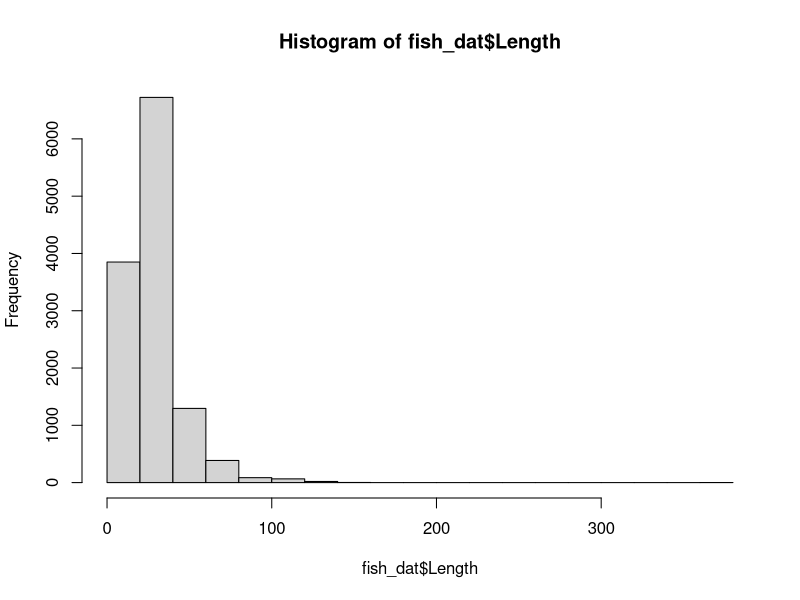
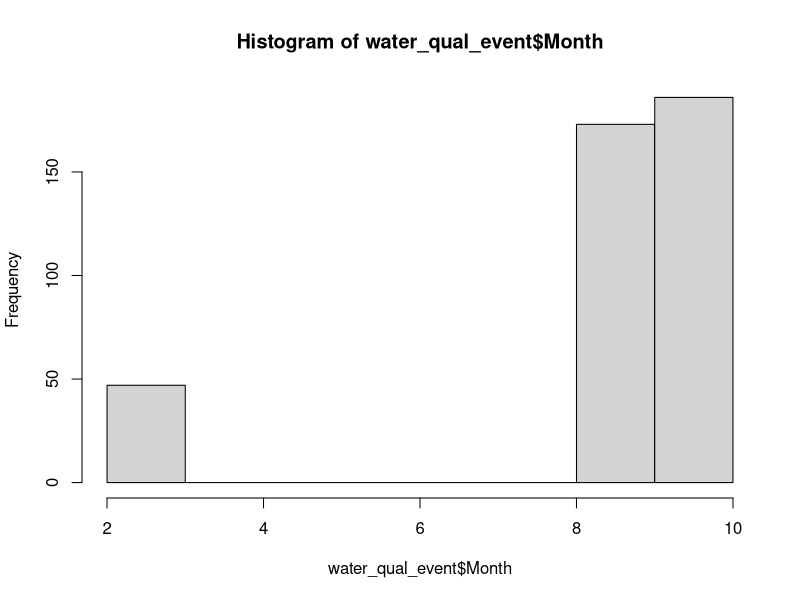
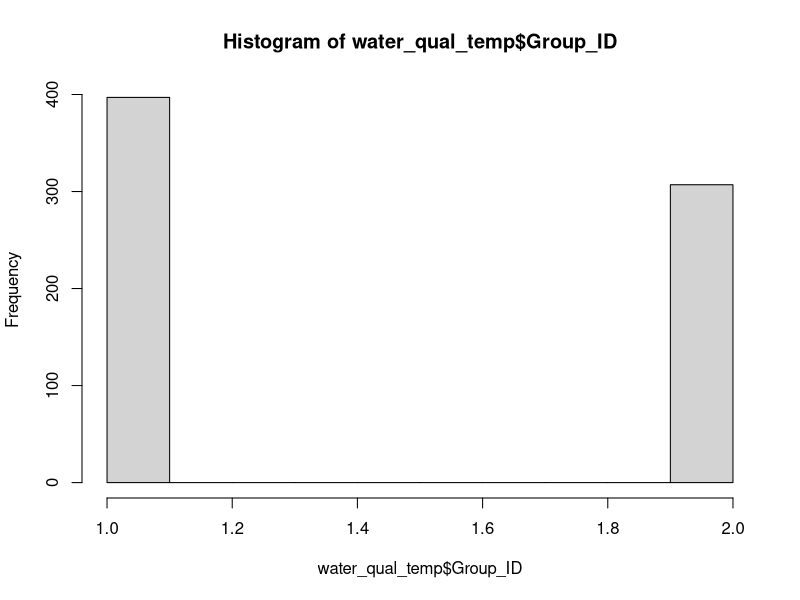
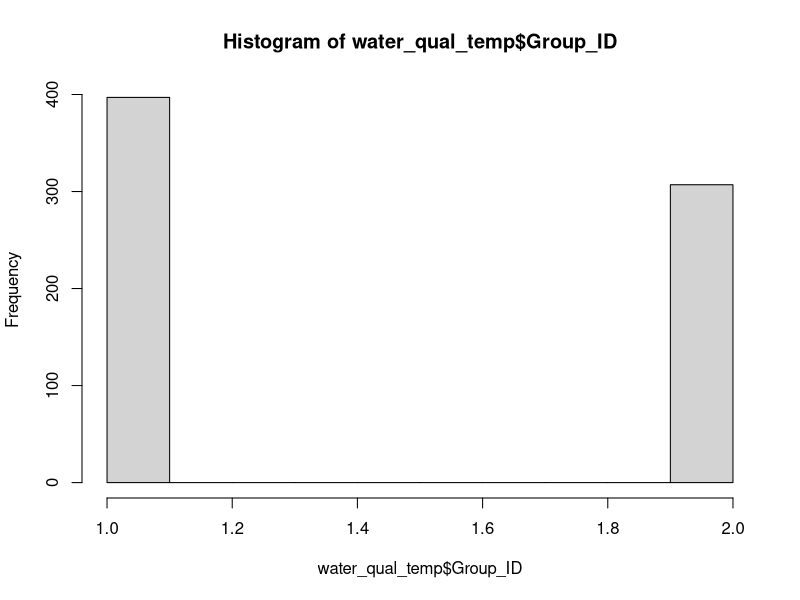

The R source for these figures, in order: (Note: this script raises an error after producing the figures.)
### data cleaning

# load packages
library(tidyverse)
library(data.table)
library(lubridate)

## Import three data tables
water_qual_event <- read_csv("Data/water_qual_event.csv", 
                             col_types = cols(Date = col_date(format = "%m/%d/%Y")))
water_qual_event
fish_dat <- read_csv("Data/fish_dat.csv", 
                     col_types = cols(Year = col_double()))
#View(fish_dat)

#some entries in Station ID need to be converted to all caps
fish_dat$Station_ID = toupper(fish_dat$Station_ID)


# import notes problems on rows 12485 and 13444, but I don't see anything wrong.
#note that mort and Injury are all NA
water_qual <- read_csv("Data/water_qual.csv", 
                       col_types = cols(Date = col_date(format = "%m/%d/%Y"), 
                                        ID = col_character(), Start_time = col_character()))

#View(water_qual)
hist(fish_dat$Length) #outlier length on a stickleback (370mm!)  Check with Darren


## To Merge all the files with the fish data, we need to use Year-Season-Station_ID for all three files
# Water_qual_event
water_qual_event$Year <- year(water_qual_event$Date)
water_qual_event$Month <- month(water_qual_event$Date)
hist(water_qual_event$Month)
water_qual_event$Season <- ifelse(water_qual_event$Month < 6, "Winter", "Fall")  # Darren OK'd
water_qual_event$Unique_ID2 <- paste0(water_qual_event$Year,"_", 
                                      water_qual_event$Season, "_", 
                                      water_qual_event$Station_ID)
duplicated(water_qual_event$Unique_ID2) #yay, no duplicates #406 rows

#View(water_qual_event)

#Water_qual
water_qual$Year <- year(water_qual$Date)
water_qual$Month <- month(water_qual$Date)
water_qual$Season <- ifelse(water_qual$Month < 6, "Winter", "Fall")
water_qual$Unique_ID2 <- paste0(water_qual$Year,"_", 
                                water_qual$Season, "_", 
                                water_qual$Station_ID)
duplicated(water_qual$Unique_ID2) #duplicates expected will fix with pivot wider


#fish_dat - sesaon and year done
fish_dat$Unique_ID2 <- paste0(fish_dat$Year,"_", 
                              fish_dat$Season, "_", 
                              fish_dat$Station_ID)
duplicated(fish_dat$Unique_ID2) #mostly duplicate will fix with summarize

#lets make water_qual wide so each even has unique row.  
#currently surface and bottom samples from same even in consecutive rows

## add a unique "Group_ID" to each duplicated row to enable pivot wide
## rowid is from data.table package
water_qual_temp <- water_qual %>% 
  mutate(Group_ID = data.table::rowid(Unique_ID2)) #changed to Unique_ID2

#View(water_qual_temp)
hist(water_qual_temp$Group_ID)

# looks like some data are more than just the 2 values...perhaps these can be deleted?  look at raw data to see why 3-6 samples at some events.
# only 14 instances of > 2 environmental samples...I think we can delete these replicates and just keep the core 2 samples for each parameter.

water_qual_temp <- water_qual_temp %>%
  filter(Group_ID < 3)

hist(water_qual_temp$Group_ID)

# pivot wide
water_qual_wide <- water_qual_temp %>%
  pivot_wider(id_cols = c("Unique_ID2", "Date"), # added Date to keep in file
              names_from = "Group_ID",
              values_from = c("Water_temp", "Spec_cond", "Der_spec_cond", "DO", "Perc_sat", "pH")) #airtemp only 1 measurement
#View(water_qual_wide) #has 397 rows, water_qual_event has 406 rows.  so some events missing WQ data?

# change some character to numeric
water_qual_wide$Water_temp_1 <- as.numeric(water_qual_wide$Water_temp_1)
water_qual_wide$Water_temp_2 <- as.numeric(water_qual_wide$Water_temp_2)
water_qual_wide$Spec_cond_1  <- as.numeric(water_qual_wide$Spec_cond_1)
water_qual_wide$Spec_cond_2  <- as.numeric(water_qual_wide$Spec_cond_2)
water_qual_wide$DO_1  <- as.numeric(water_qual_wide$DO_1)
water_qual_wide$DO_2  <- as.numeric(water_qual_wide$DO_2)
water_qual_wide$Perc_sat_1  <- as.numeric(water_qual_wide$Perc_sat_1)
water_qual_wide$Perc_sat_2  <- as.numeric(water_qual_wide$Perc_sat_2)

#join WQ_event and WQ
WQ_event_WQ <- left_join(water_qual_event, water_qual_wide, by = "Unique_ID2")
#View(WQ_event_WQ) 

# fix some Species naming errors
unique(fish_dat$Species) 
fish_dat$Species <- 
  ifelse(fish_dat$Species == "PSC", "SC",
         ifelse(fish_dat$Species == "SSC", "SC", 
                ifelse(fish_dat$Species == "SCU", "SC", fish_dat$Species)))
unique(fish_dat$Species) #looks good

# get sum fish per day
fish_dat_sum <- 
  fish_dat %>%                                       
  group_by(Unique_ID2, Species) %>%                         
  summarise_at(vars(Numbers),             
               list(spec_sum = sum))
(fish_dat_sum)

#create length columns for each species
# 2023-06-21 Seems to work
## but BB and TTB check on need for weighted means and how to get min and max.
fish_dat_length <- 
  fish_dat %>% 
   filter(!is.na(Length)) %>%     # remove the NA lengths
  pivot_wider(id_cols = "Unique_ID2",
              names_from = "Species",
              values_from = "Length",
              names_prefix = "Length_",
              values_fn = mean)   # added to get mean for the multiple groups of same 
(fish_dat_length2)
hist(fish_dat_length$Length_TW)
hist(fish_dat_length$Length_SB)
hist(fish_dat_length$Length_SC)


## 2023-06-21 LETS TALK THROUGH BELOW SO BB UNDERSTANDS BETTER. 

#expand to individual rows instead of csv
fish_dat_length2 <- fish_dat_length %>% 
  mutate(Length_TW = strsplit(as.character(Length_TW), ",")) %>% 
  unnest(Length_TW)#caused single SB value to fill in for expanded TW rows...need to fix!!!

fish_dat_length3 <- fish_dat_length2 %>% 
  mutate(Length_SB = strsplit(as.character(Length_SB), ",", fixed = TRUE)) %>% 
  unnest(Length_SB)

fish_dat_length4 <- fish_dat_length3 %>% 
  mutate(Length_SC = strsplit(as.character(Length_SC), ",", fixed = TRUE)) %>% 
  unnest(Length_SC)#line 127 error happened to all values that were missing... filled in missing values with the previous value

#View(fish_dat_length4)

#need to remove extra characters "c", "()"
fish_dat_length4$Length_TW<-gsub("c","",as.character(fish_dat_length4$Length_TW))
fish_dat_length4$Length_TW<-gsub("[()]","",as.character(fish_dat_length4$Length_TW))
fish_dat_length4$Length_SB<-gsub("c","",as.character(fish_dat_length4$Length_SB))
fish_dat_length4$Length_SB<-gsub("[()]","",as.character(fish_dat_length4$Length_SB))
fish_dat_length4$Length_SC<-gsub("c","",as.character(fish_dat_length4$Length_SC))
fish_dat_length4$Length_SC<-gsub("[()]","",as.character(fish_dat_length4$Length_SC))

#left with white space - need to remove
fish_dat_length4$Length_TW <- trimws(fish_dat_length4$Length_TW)
fish_dat_length4$Length_SB <- trimws(fish_dat_length4$Length_SB)
fish_dat_length4$Length_SC <- trimws(fish_dat_length4$Length_SC)


## 2023-06-21  ALL GOOD FROM HERE DOWN EXCEP NEED BREACH DATA.
###---------

# sum fish into columns by species
fish_dat_sum <- 
  fish_dat_sum %>% 
  pivot_wider(id_cols = "Unique_ID2",
              names_from = "Species",
              values_from = "spec_sum",
              names_prefix = "Sum_")

fish_dat_sum <- fish_dat_sum %>% select(-Sum_NONE) #remove "none" column
fish_dat_sum[is.na(fish_dat_sum)] <- 0
#View(fish_dat_sum)

#calculate min, max, mean for species length per unique ID  (consider adding 95% CI) !!
## FIX so that column is pulling TWG length only and not all species lengths
#this section has not run yet - need to fix error on line 127
TW_stats <- fish_dat_length %>%
  group_by(Unique_ID2) %>%                         
  summarise_at(vars(Length_TW),             
               list(TW_min_length = min,
                    TW_max_length = max,
                    TW_mean_length = mean))

SB_stats <- fish_dat_length4 %>%
  group_by(Unique_ID2) %>%                         
  summarise_at(vars(Length_SB),             
               list(SB_min_length = min,
                    SB_max_length = max,
                    SB_mean_length = mean))

SC_stats <- fish_dat_length4 %>%
  group_by(Unique_ID2) %>%                         
  summarise_at(vars(Length_SC),             
               list(SC_min_length = min,
                    SC_max_length = max,
                    SC_mean_length = mean))

#join all min/max/mean columns into one table, then join to goby_master
#need to do

#calculate sum of mortality per unique ID


# Note that mortality and injury data are all NA when imported.  TTB please check original data. 
fish_mort <- fish_dat %>%                                       
  group_by(Unique_ID2, Species) %>%                         
  summarise_at(vars(Mort),             
               list(mort_sum = sum))

fish_mortality <- 
  fish_mort %>% 
  pivot_wider(id_cols = "Unique_ID2",
              names_from = "Species",
              values_from = "mort_sum",
              names_prefix = "Mort_")
fish_mortality <- fish_mortality %>% select(-Mort_NONE)


#calculate sum of injury per unique ID
fish_injury <- fish_dat %>%                                       
  group_by(Unique_ID2, Species) %>%                         
  summarise_at(vars(Injury),             
               list(inj_sum = sum))
summary(fish_dat)
#fish_injury <- fish_injury %>% select(-NONE)

#calculate sum of microsporidian per unique ID
###change N/Y to 0/1 first
fish_dat_temp <- fish_dat %>%
  mutate(Microsporidian = ifelse(Microsporidian == "N",0,1))

fish_dat <- fish_dat_temp %>% mutate(Microsporidian = ifelse(is.na(Microsporidian), 0, Microsporidian))

microsporidium <- fish_dat %>% group_by(Unique_ID2) %>%                         
  summarise_at(vars(Microsporidian),             
               list(micro_sum = sum))
microsporidium

### let's join all our five datasets
#water_qual_event 
#water_qual_wide,
#fish_dat_sum
#fish_stats
#microsporidium
#fish_mortality <- all NAs, so check original data
#fish_injury    <- all NAs, so check original data

#change unique ID so all letters are capitalized to match with wq wide
goby_master <- list(water_qual_event, water_qual_wide, fish_dat_sum, microsporidium) %>%   #will add fish_mort ## removed fish_stats, 
  reduce(left_join, by = "Unique_ID2")
str(goby_master)
goby_master

#Volume is just mean depth by area and volumer has one na.  so replace all and make numeric
goby_master$volume <- goby_master$Ave_depth * goby_master$Area
goby_master$Volumer <- as.numeric(goby_master$Volumer)

plot(goby_master$volume, as.numeric(goby_master$Volumer))  
# question for Darren, why does volume and Volumer usually but not always match?


goby_master$Volume_Match <- goby_master$Volumer == goby_master$volume

#date fields match?
goby_master$Match <- goby_master$Date.x == goby_master$Date.y
# 5 dates don't match and are 1-2 days different, must have been data collected on two days due to logistics.

goby_master <- goby_master %>%
  rename("Zone" = "Zone 2")

goby_master$Zone <- as.factor(goby_master$Zone)


#1 case where volume = 0 was in shallow mud.  assign a really small area
hist(goby_master$volume)
goby_master$volume <- ifelse(goby_master$volume == 0, 0.2, goby_master$volume)

#look at zones to combine.  refer to previous report.
plot(goby_master$Zone)

# remove the Winter data?
table(goby_master$Season)

str(goby_master)
goby_master$Water_temp_1 <- as.numeric(goby_master$Water_temp_1)
hist(goby_master$Water_temp_1)



## TO DO
# pool zones?
# include precip data
# breach data?

### NEW 5/26 #####
# drop winter data
# goby_master[goby_master$Season != "Winter"]  

goby_master <-  goby_master %>% filter(Season != "Winter")

#View(goby_master)

# drop zones 
#goby_master[goby_master$Zone != "NE" & goby_master$Zone != "SE" & goby_master$Zone != "SW"]

#KeepZone<- c("E", "W", "NW")

goby_master <-  goby_master %>% filter(Zone != "NE") %>% 
  filter(Zone != "SE") %>% 
  filter(Zone != "SW") 

#View(goby_master)

#goby_master$avg_WT <- mean(goby_master$Water_temp_1, goby_master$Water_temp_1)

# Duplicates the temp_mean below...can delete
# library(dplyr)
# goby_master <- goby_master %>%
#   mutate(val= (pmax(Water_temp_1, Water_temp_2, na.rm=TRUE)+
#                  pmin(Water_temp_1, Water_temp_2, na.rm=TRUE))/2)

# Works fine for mean temp
goby_master <- goby_master %>% mutate(temp_mean = rowMeans(across(starts_with("Water_temp")), na.rm=TRUE))

#plot(goby_master$val, goby_master$temp_mean)

#minimum DO
goby_master$min_DO <- do.call(pmin, c(goby_master[,c("DO_1", "DO_2")], na.rm=TRUE))
#View(goby_master)

#join rainfall data by year

library(readr)
rainfall_data <- read_csv("Data/rainfall_data.csv")
rainfall_data

rainfall_data <- rainfall_data[,-c(4:15)]
goby_master_1 <- left_join(goby_master, rainfall_data, by = "Year")
hist(rainfall_data$Rain_Sum)

#join breach data based on year
library(tidyverse)
breach_data <- read_csv("Data/breach_data.csv", 
                        col_types = cols(Date_Latest_Breach = col_date(format = "%m/%d/%Y")))
goby_master_2 <- left_join(goby_master_1, breach_data, by = "Year")

#create new column for Date.x - Date_Latest_Breach
goby_master_2$breach_days <- goby_master_2$Date.x - goby_master_2$Date_Latest_Breach
goby_master_2$breach_days <- as.numeric(goby_master_2$breach_days)

#remove days inside value or use lubridate package for calculating difference in days
hist(goby_master_2$breach_days)

#change "muck (organic)" to "muck"
goby_master_2$Dom_substrate[goby_master_2$Dom_substrate == 'muck (organic)'] <- 'muck'
goby_master_2$Subdom_substrate[goby_master_2$Subdom_substrate == 'muck (organic)'] <- 'muck'

#calculate density for each species (SC, SB, TW)
goby_master_2$TW_density <- (goby_master_2$Sum_TW/goby_master_2$volume)
goby_master_2$SC_density <- (goby_master_2$Sum_SC/goby_master_2$volume)
goby_master_2$SB_density <- (goby_master_2$Sum_SB/goby_master_2$volume)
#View(goby_master_2)

str(goby_master_2)

#calculate years since latest breach
goby_master_2$Breach_Year <- format.Date(as.Date(goby_master_2$Date_Latest_Breach, format="%d/%m/%Y"),"%Y")
goby_master_2$Since_Breach <- as.numeric(goby_master_2$Year) - as.numeric(goby_master_2$Breach_Year)

#calculate total number of breach days per year (import from excel)

## 2023-06-21
## BB import total_breaches from new google folder...

### 2023-06-21
### NEED TOTAL BREACH DATA
library(tidyverse)
goby_master_2 <- left_join(goby_master_2, total_breaches, by = "Year")


#get stats for each variable

#Date.x
summary(goby_master_2$Date.x)
sum(is.na(goby_master_2$Date.x))
list(goby_master_2$Date.x)
hist(goby_master_2$Date.x, breaks=30)

#Zone
summary(goby_master_2$Zone)
sum(is.na(goby_master_2$Zone))
tabledata <- table(goby_master_2$Zone)
barplot(tabledata)

#Dom_substrate
library(dplyr)
goby_master_2 %>% 
  count(Dom_substrate)
sum(is.na(goby_master_2$Dom_substrate))
list(goby_master_2$Dom_substrate)
tabledata <- table(goby_master_2$Dom_substrate)
barplot(tabledata)

#SAV
summary(goby_master_2$SAV)
goby_master_2 %>% 
  count(SAV)
hist(goby_master_2$SAV)

#Season
goby_master_2 %>% 
  count(Season)
sum(is.na(goby_master_2$Season))

#Sum_TW
summary(goby_master_2$Sum_TW)
sum(is.na(goby_master_2$Sum_TW))
hist(goby_master_2$Sum_TW)

#Sum_SC
summary(goby_master_2$Sum_SC)
sum(is.na(goby_master_2$Sum_SC))
hist(goby_master_2$Sum_SC)

#Sum_SB
summary(goby_master_2$Sum_SB)
sum(is.na(goby_master_2$Sum_SB))
hist(goby_master_2$Sum_SB)

#Volume
summary(goby_master_2$volume)
sum(is.na(goby_master_2$volume))
hist(goby_master_2$volume)


#temp_mean
summary(goby_master_2$temp_mean)
hist(goby_master_2$temp_mean)

#min_DO
summary(goby_master_2$min_DO)
hist(goby_master_2$min_DO)

#rain_sum
summary(goby_master_2$Rain_Sum)
sum(is.na(goby_master_2$Rain_Sum))
hist(goby_master_2$Rain_Sum)

#breach_days
summary(goby_master_2$breach_days)
sum(is.na(goby_master_2$breach_days))
hist(goby_master_2$breach_days)

#TW_density
summary(goby_master_2$TW_density)
sum(is.na(goby_master_2$TW_density))
hist(goby_master_2$TW_density)

#SC_density
summary(goby_master_2$SC_density)
sum(is.na(goby_master_2$SC_density))
hist(goby_master_2$SC_density)

#SB_density
summary(goby_master_2$SB_density)
sum(is.na(goby_master_2$SB_density))
hist(goby_master_2$SB_density)


write.csv(goby_master_2, "/Users/Thuy-Tien/R files/goby/goby_master_2.csv", row.names=FALSE)
write.csv(goby_master_2, "data/goby_master_2.csv", row.names=FALSE)



#####OK goby_master ready for analysis -----------------------------------------










